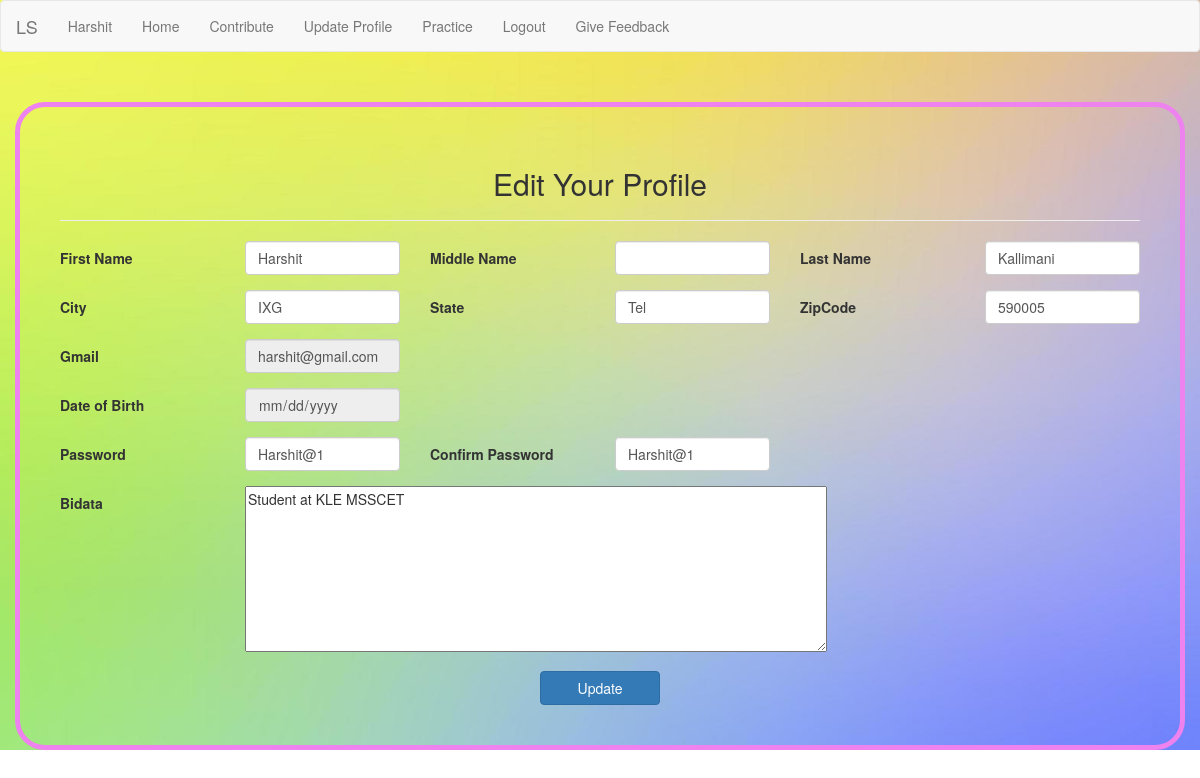
The app's page /user/user_prof_update.php (signed in) with its own data.
### tables this page shows
CREATE TABLE `users` (
  `user_id` int(11) NOT NULL,
  `first_name` varchar(20) NOT NULL,
  `middle_name` varchar(20) NOT NULL,
  `last_name` varchar(20) NOT NULL,
  `city` varchar(20) NOT NULL,
  `state` varchar(20) NOT NULL,
  `zipcode` char(6) NOT NULL,
  `email` varchar(40) NOT NULL,
  `dob` date NOT NULL,
  `biodata` text NOT NULL,
  `password` varchar(20) NOT NULL,
  `user_type` varchar(20) NOT NULL DEFAULT 'user',
  `age` int(11) NOT NULL
);

### user/user_prof_update.php (the view, shortened to what this page needs)
<!DOCTYPE html>
<html>
<?php session_start();
include("user_header.php");
include("../config/configure.php")
?>
<head>
    <link rel="stylesheet" type="text/css" href="../styles/index.css">
    <link rel="stylesheet" type="text/css" href="../styles/user_reg.css">
    <link rel="stylesheet" type="text/css" href="../styles/articles.css">
    <link rel="stylesheet" href="https://maxcdn.bootstrapcdn.com/bootstrap/3.4.1/css/bootstrap.min.css">
    <link rel="stylesheet" href="https://cdnjs.cloudflare.com/ajax/libs/font-awesome/4.7.0/css/font-awesome.min.css">
</head>
<?php
$email = $_SESSION['email'];
$select = "SELECT * FROM users WHERE email = '$email' and user_type!='admin'";
$run = mysqli_query($con, $select);
$row = mysqli_fetch_array($run);
$first_name = $row['first_name'];
$middle_name = $row['middle_name'];
$last_name = $row['last_name'];
$city  = $row['city'];
$state = $row['state'];
$zipcode = $row['zipcode'];
$email = $row['email'];
$dob = $row['dob'];
$biodata = $row['biodata'];
$password = $row['password'];
?>
<body style="background-image: url('../images/121.jpg')">
    <div class="container-fluid reg-form">
        <form action="" method="post" enctype="multipart/form" role="form" class="form-horizontal">
            <center>
                <h2 style="margin-bottom:20px">Edit Your Profile</h2>
            </center>
            <hr>
            <div class="form-group row">
                <div class="col-sm-2">
                    <label for="firstName" class="control-label">First Name</label>
                </div>
                <div class="col-sm-2">
                    <input type="text" id="firstName" name="first_name" class="form-control" value='<?php echo "$first_name" ?>' required>
                </div>
                <div class="col-sm-2">
                    <label for="firstName" class="control-label">Middle Name</label>
                </div>
                <div class="col-sm-2">
                    <input type="text" id="firstName" name="middle_name" class="form-control" value='<?php echo "$middle_name" ?>'>
                </div>
                <div class="col-sm-2">
                    <label for="firstName" class="control-label">Last Name</label>
                </div>
                <div class="col-sm-2">
                    <input type="text" id="firstName" name="last_name" class="form-control" value='<?php echo "$last_name" ?>' required>
                </div>
            </div>
            <div class="form-group row">
                <div class="col-sm-2">
                    <label for="firstName" class="control-label">City</label>
                </div>
                <div class="col-sm-2">
                    <input type="text" id="firstName" name="city" class="form-control" value='<?php echo "$city" ?>' required>
                </div>
                <div class="col-sm-2">
                    <label for="firstName" class="control-label">State</label>
                </div>
                <div class="col-sm-2">
                    <input type="text" id="firstName" name="state" class="form-control" value='<?php echo "$state" ?>' required>
                </div>
                <div class="col-sm-2">
                    <label for="firstName" class="control-label">ZipCode</label>
                </div>
                <div class="col-sm-2">
                    <input type="text" id="firstName" name="zipcode" class="form-control" value='<?php echo "$zipcode" ?>' required>
                </div>
            </div>
            <div class="form-group row">
                <div class="col-sm-2">
                    <label for="firstName" class="control-label">Gmail</label>
                </div>
                <div class="col-sm-2">
                    <input type="email" id="firstName" name="user_email" class="form-control" value='<?php echo "$email" ?>' required disabled>
                </div>
            </div>
            <div class="form-group row">
                <div class="col-sm-2">
                    <label for="firstName" class="control-label">Date of Birth</label>
                </div>
                <div class="col-sm-2">
                    <input type="date" id="firstName" name="user_birthday" class="form-control" value=' <?php echo "$dob" ?>' required disabled>
                </div>
            </div>
            <div class="form-group row">
                <div class="col-sm-2">
                    <label for="firstName" class="control-label">Password</label>
                </div>
                <div class="col-sm-2">
                    <input type="text" id="firstName" name="user_pass" class="form-control" value='<?php echo "$password" ?>' required>
                </div>
                <div class="col-sm-2">
                    <label for="firstName" class="control-label">Confirm Password</label>
                </div>
                <div class="col-sm-2">
                    <input type="text" id="firstName" name="user_pass1" class="form-control" value='<?php echo "$password" ?>' required>
                </div>
            </div>
            <div class="form-group row">
                <div class="col-sm-2">
                    <label for="firstName" class="control-label">Bidata</label>
                </div>
                <div class="col-sm-8">
                    <textarea name="biodata" id="" cols="75" rows="8"><?php echo "$biodata" ?></textarea>
                </div>
            </div>
            <button type="submit" class="btn btn-primary btn-block" name="update">Update</button>
        </form>
    </div>
</body>
</html>

### user/user_header.php (shortened to what this page needs)
<?php
include("../config/configure.php");
?>
<nav class="navbar navbar-default">
    <div class="container-fluid">
        <div class="navbar-header">
            <a href="user_home.php" class="navbar-brand">LS</a>
        </div>
        <div class="collapse navbar-collapse" id="bs-example-navbar-collapse-1">
            <ul class="nav navbar-nav">
                <?php
                $user = $_SESSION['email'];
                $get_user = "select * from users where email = '$user' and user_type != 'admin'";
                $run_user = mysqli_query($con, $get_user);
                if (!$run_user) {
                    echo ("<script>alert('Something went wrong!')</script>");
                } else {
                    $user_row = mysqli_fetch_array($run_user);
                    $user_id = $user_row['user_id'];
                    $first_name = $user_row['first_name'];
                }
                ?>
                <li><a href='user_profile.php?<?php echo ("user_id=$user_id") ?>'><?php echo ("$first_name"); ?></a></li>
                <li><a href='user_home.php'>Home</a></li>
                <li><a href='user_contribute.php?<?php echo ("user_id=$user_id") ?>'>Contribute</a></li>
                <li><a href='user_prof_update.php?<?php echo ("user_id=$user_id") ?>'>Update Profile</a></li>
                <li><a href='practice.php?<?php echo ("user_id=$user_id") ?>'>Practice</a></li>
                <li><a href='logout.php?<?php echo ("user_id=$user_id") ?>'>Logout </a></li>
                <li><a href="feedback.php">Give Feedback</a></li>
            </ul>
        </div>
    </div>
</nav>

### styles/index.css (style rules this page uses)
body { width: 100vw; background-image: url('../images/121.jpg'); background-repeat: no-repeat; background-size: cover; }

### user/user_prof_update.php (style rules this page uses)
form { max-width: 1400px; margin: auto; border: 5px solid violet; padding-top: 10px; margin-top: 30px; border-radius: 30px; padding: 40px; }
.btn { max-width: 120px; margin: auto; }

### records on screen
users: first_name "Harshit", last_name "Kallimani", city "IXG", state "Tel", zipcode "590005", user_email "harshit@gmail.com", user_pass "Harshit@1", user_pass1 "Harshit@1", biodata "Student at KLE MSSCET"
